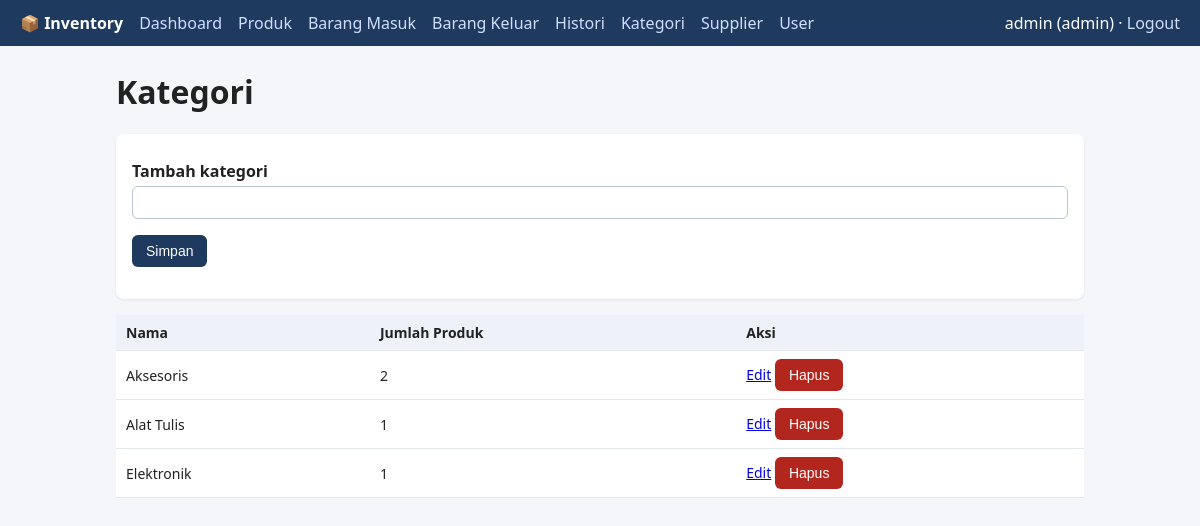
Screenshot of /categories/index.php (signed in) with the database file from the repository.
### tables this page shows
CREATE TABLE categories (
    id INT PRIMARY KEY AUTO_INCREMENT,
    name VARCHAR(100) NOT NULL UNIQUE
);

### helpers/escape.php (called while the page is built)
<?php
function e($value): string
{
    return htmlspecialchars((string) $value, ENT_QUOTES, 'UTF-8');
}

### public/categories/index.php (the view, shortened to what this page needs)
<?php
require_once __DIR__ . '/../../config/database.php';
$edit = null;
$rows = $pdo->query('SELECT c.id, c.name, COUNT(p.id) AS total FROM categories c
                     LEFT JOIN products p ON p.category_id = c.id GROUP BY c.id, c.name ORDER BY c.name')->fetchAll();
require __DIR__ . '/../../views/header.php';
?>
<h1>Kategori</h1>
<form method="post" class="card">
  <label><?= $edit ? 'Edit kategori' : 'Tambah kategori' ?></label>
  <input name="name" value="<?= e($edit['name'] ?? '') ?>" required>
  <p><button>Simpan</button> <?php if ($edit): ?><a class="btn gray" href="index.php">Batal</a><?php endif; ?></p>
</form>
<table><tr><th>Nama</th><th>Jumlah Produk</th><th>Aksi</th></tr>
<?php foreach ($rows as $r): ?>
<tr><td><?= e($r['name']) ?></td><td><?= (int)$r['total'] ?></td><td>
  <a href="?edit=<?= (int)$r['id'] ?>">Edit</a>
  <form class="inline" method="post" onsubmit="return confirm('Hapus kategori?')">
    <button class="btn danger">Hapus</button></form></td></tr>
<?php endforeach; ?>
</table>
<?php require __DIR__ . '/../../views/footer.php';

### public/assets/style.css (style rules this page uses)
* { box-sizing:border-box }
body { font-family:system-ui,Arial,sans-serif;margin:0;background:#f4f6f9;color:#222 }
h1 { margin-top:0 }
table { width:100%;border-collapse:collapse;background:#fff }
th,td { padding:8px 10px;border-bottom:1px solid #e3e7ee;text-align:left;font-size:14px }
th { background:#eef2f8 }
.card { background:#fff;padding:16px;border-radius:8px;box-shadow:0 1px 3px #0001;margin-bottom:16px }
label { display:block;margin:10px 0 4px;font-weight:600 }
input,select,textarea { width:100%;padding:8px;border:1px solid #bcc5d3;border-radius:6px }
button,.btn { background:#1f3a5f;color:#fff;border:0;padding:8px 14px;border-radius:6px;cursor:pointer;text-decoration:none;display:inline-block;font-size:14px }
.btn.danger { background:#b3261e }
.inline { display:inline }

### rows the page displays
categories: name "Aksesoris", total "2"
categories: name "Alat Tulis", total "1"
categories: name "Elektronik", total "1"

### other values shown
$user['username'] "admin"
$user['role'] "admin"
